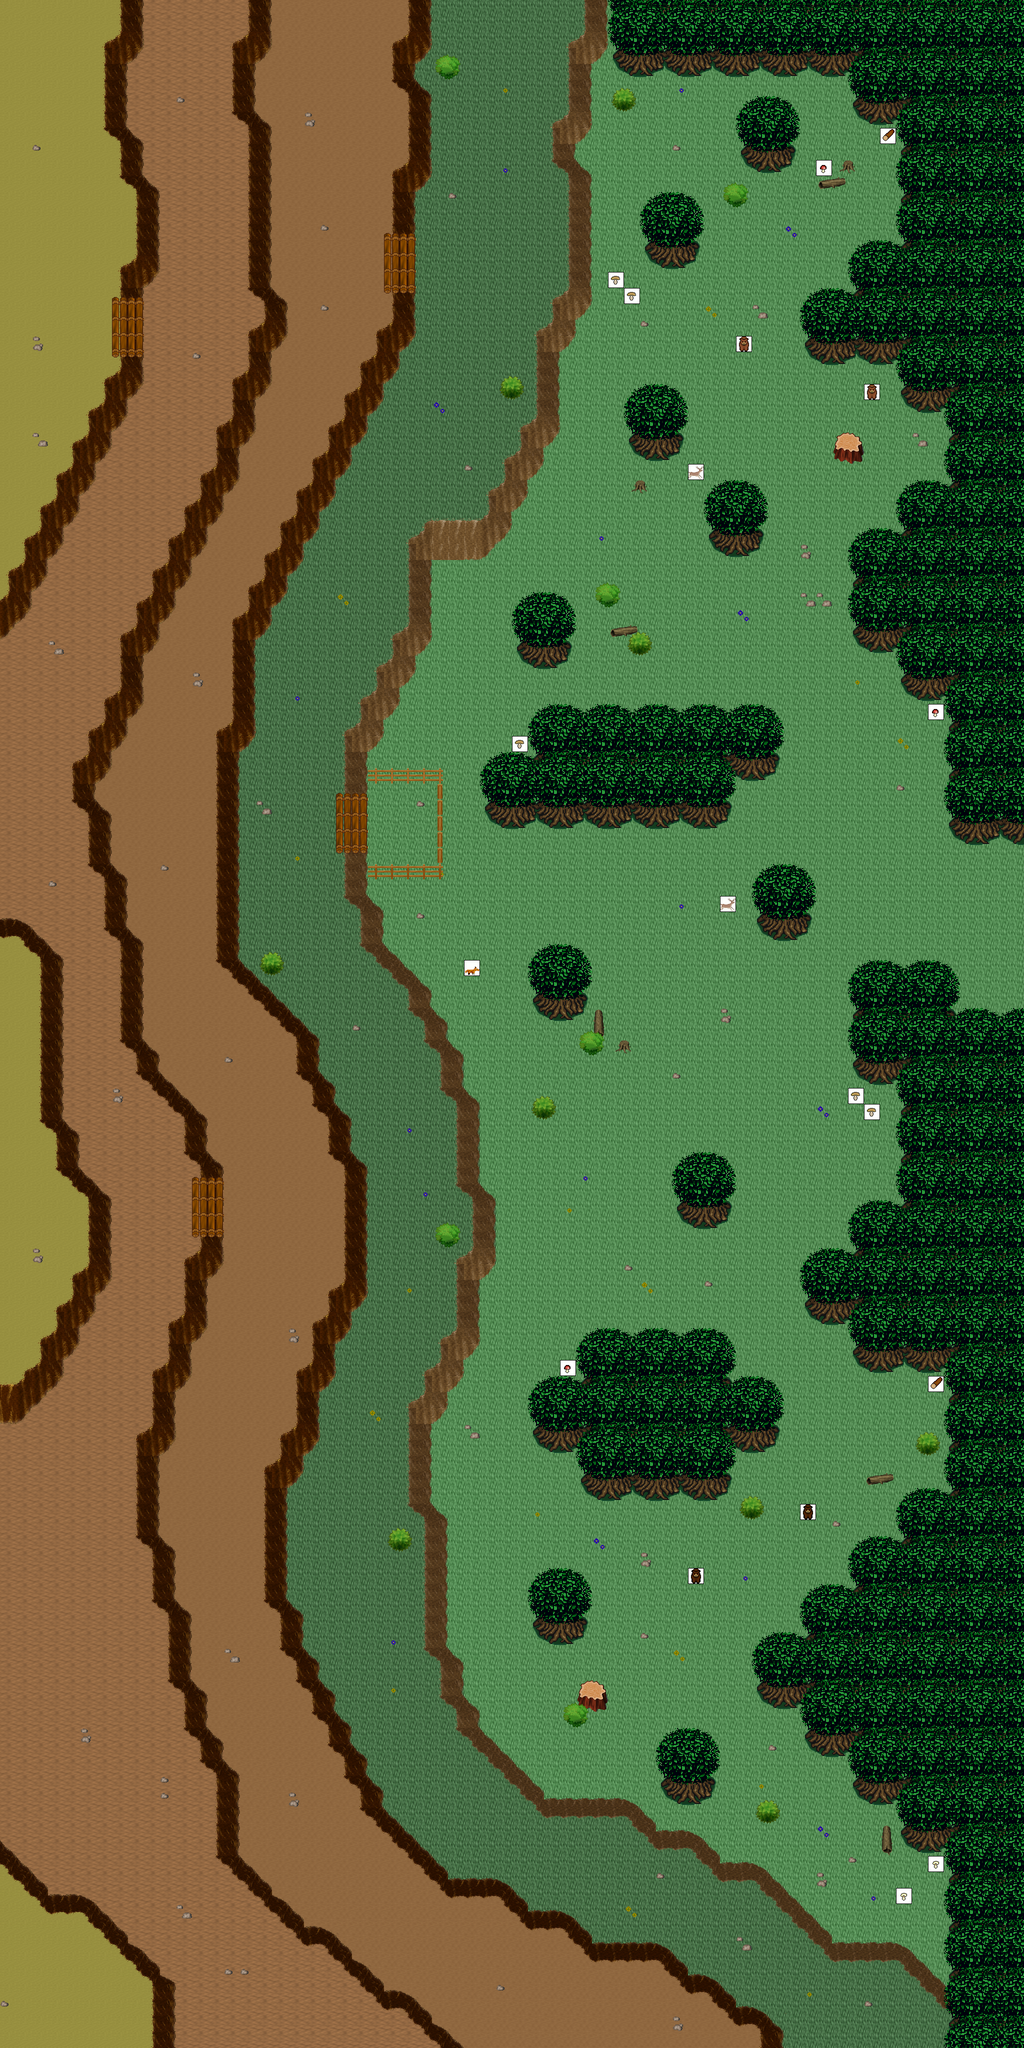

The image is a tile-based game level rendered from a .tmx file. Its description and source (layers, tilesets, objects; grid data summarised) follow:
An orthogonal 64x128 tile map with 32x32 px tiles, 6 tile layers (0_floor, 1_terrain, 2_object, 3_roof, ...), 1 hidden layer not drawn, 16 tilesets.

<map version="1.5" tiledversion="1.7.2" orientation="orthogonal" renderorder="right-down" width="64" height="128" tilewidth="32" tileheight="32" infinite="0" nextlayerid="9" nextobjectid="1">
 <tileset firstgid="1" name="collision" tilewidth="32" tileheight="32" tilecount="1" columns="1">
  <image source="../../tileset/logic/collision.png" width="32" height="32" />
 </tileset>
 <tileset firstgid="2" name="ground" tilewidth="32" tileheight="32" tilecount="33" columns="3">
  <image source="../../tileset/ground/ground.png" width="96" height="352" />
 </tileset>
 <tileset firstgid="35" name="earth_pale" tilewidth="32" tileheight="32" tilecount="96" columns="12">
  <image source="../../tileset/ground/ridge/earth_pale.png" width="384" height="256" />
 </tileset>
 <tileset firstgid="131" name="earth_dark" tilewidth="32" tileheight="32" tilecount="96" columns="12">
  <image source="../../tileset/ground/ridge/earth_dark.png" width="384" height="256" />
 </tileset>
 <tileset firstgid="227" name="horizontal_dark" tilewidth="32" tileheight="32" tilecount="3" columns="1">
  <image source="../../tileset/ground/ladder/horizontal_dark.png" width="32" height="96" />
 </tileset>
 <tileset firstgid="230" name="tree_darkgreen" tilewidth="32" tileheight="32" tilecount="88" columns="8">
  <image source="../../tileset/plant/tree/tree_darkgreen.png" width="256" height="352" />
 </tileset>
 <tileset firstgid="318" name="stump_pale_purple" tilewidth="32" tileheight="32" tilecount="4" columns="2">
  <image source="../../tileset/plant/stump/stump_pale_purple.png" width="64" height="64" />
 </tileset>
 <tileset firstgid="322" name="hollow_logs" tilewidth="32" tileheight="32" tilecount="6" columns="3">
  <image source="../../tileset/plant/stump/hollow_logs.png" width="96" height="64" />
 </tileset>
 <tileset firstgid="328" name="daisy_yellow" tilewidth="32" tileheight="32" tilecount="8" columns="2">
  <image source="../../tileset/plant/flower/daisy_yellow.png" width="64" height="128" />
 </tileset>
 <tileset firstgid="336" name="daisy_blue" tilewidth="32" tileheight="32" tilecount="8" columns="2">
  <image source="../../tileset/plant/flower/daisy_blue.png" width="64" height="128" />
 </tileset>
 <tileset firstgid="344" name="leafy_2" tilewidth="32" tileheight="32" tilecount="12" columns="6">
  <image source="../../tileset/plant/bush/leafy_2.png" width="192" height="64" />
 </tileset>
 <tileset firstgid="356" name="pebbles" tilewidth="32" tileheight="32" tilecount="3" columns="1">
  <image source="../../tileset/ground/rock/pebbles.png" width="32" height="96" />
 </tileset>
 <tileset firstgid="359" name="mushroom" tilewidth="32" tileheight="32" tilecount="6" columns="6">
  <image source="../../tileset/logic/item/mushroom.png" width="192" height="32" />
 </tileset>
 <tileset firstgid="365" name="resources" tilewidth="32" tileheight="32" tilecount="6" columns="6">
  <image source="../../tileset/logic/item/resources.png" width="192" height="32" />
 </tileset>
 <tileset firstgid="371" name="animal" tilewidth="32" tileheight="32" tilecount="32" columns="8">
  <image source="../../tileset/logic/creature/animal.png" width="256" height="128" />
 </tileset>
 <tileset firstgid="403" name="fence_chunky" tilewidth="32" tileheight="32" tilecount="21" columns="3">
  <image source="../../tileset/building/fence/fence_chunky.png" width="96" height="224" />
 </tileset>
 <layer id="1" name="0_floor" width="64" height="128">
  <data>[8192 cells, 8192 non-empty, 5 distinct tile ids]</data>
 </layer>
 <layer id="2" name="1_terrain" width="64" height="128">
  <data>[8192 cells, 1789 non-empty, 74 distinct tile ids]</data>
 </layer>
 <layer id="3" name="2_object" width="64" height="128">
  <data>[8192 cells, 98 non-empty, 8 distinct tile ids]</data>
 </layer>
 <layer id="4" name="3_roof" width="64" height="128">
  <data>[8192 cells, 1451 non-empty, 36 distinct tile ids]</data>
 </layer>
 <layer id="5" name="objects" width="64" height="128">
  <data>[8192 cells, 19 non-empty, 8 distinct tile ids]</data>
 </layer>
 <layer id="6" name="collision" width="64" height="128" visible="0" opacity="0.42">
  <data>[8192 cells, 1941 non-empty, 1 distinct tile ids]</data>
 </layer>
 <layer id="7" name="protection" width="64" height="128">
  <data>[8192 cells, 0 non-empty, 0 distinct tile ids]</data>
 </layer>
</map>
